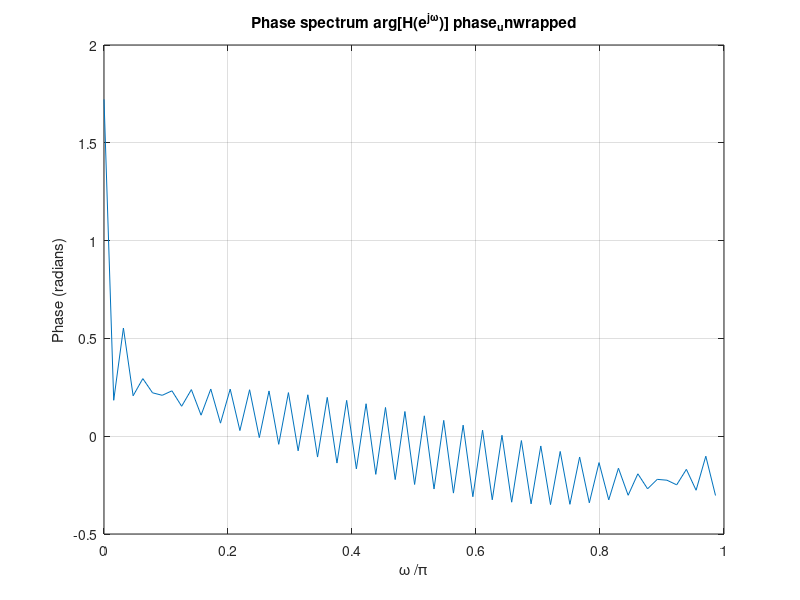

Here is the MATLAB script that generated this plot:
% Program P7_1
% Evaluation of the DTFT
clf;
% Compute the frequency samples of the DTFT
w = 0:8*pi/511:pi;
num = [0.7 -0.5*exp(-1i*w) + 0.3*exp(-2i*w) + exp(-3i*w)];
den = [1 + 0.3*exp(-1i*w) - 0.5*exp(-2i*w) + 0.7*exp(-3i*w)];
h = freqz(num, den, w);

unwrap_phase = unwrap(angle(h));
subplot(1,1,1) 
plot(w/pi, unwrap_phase);grid
title('Phase spectrum arg[H(e^{j\omega})] phase_unwrapped')
xlabel('\omega /\pi');
xlim([0,1]);
ylabel('Phase (radians)');
